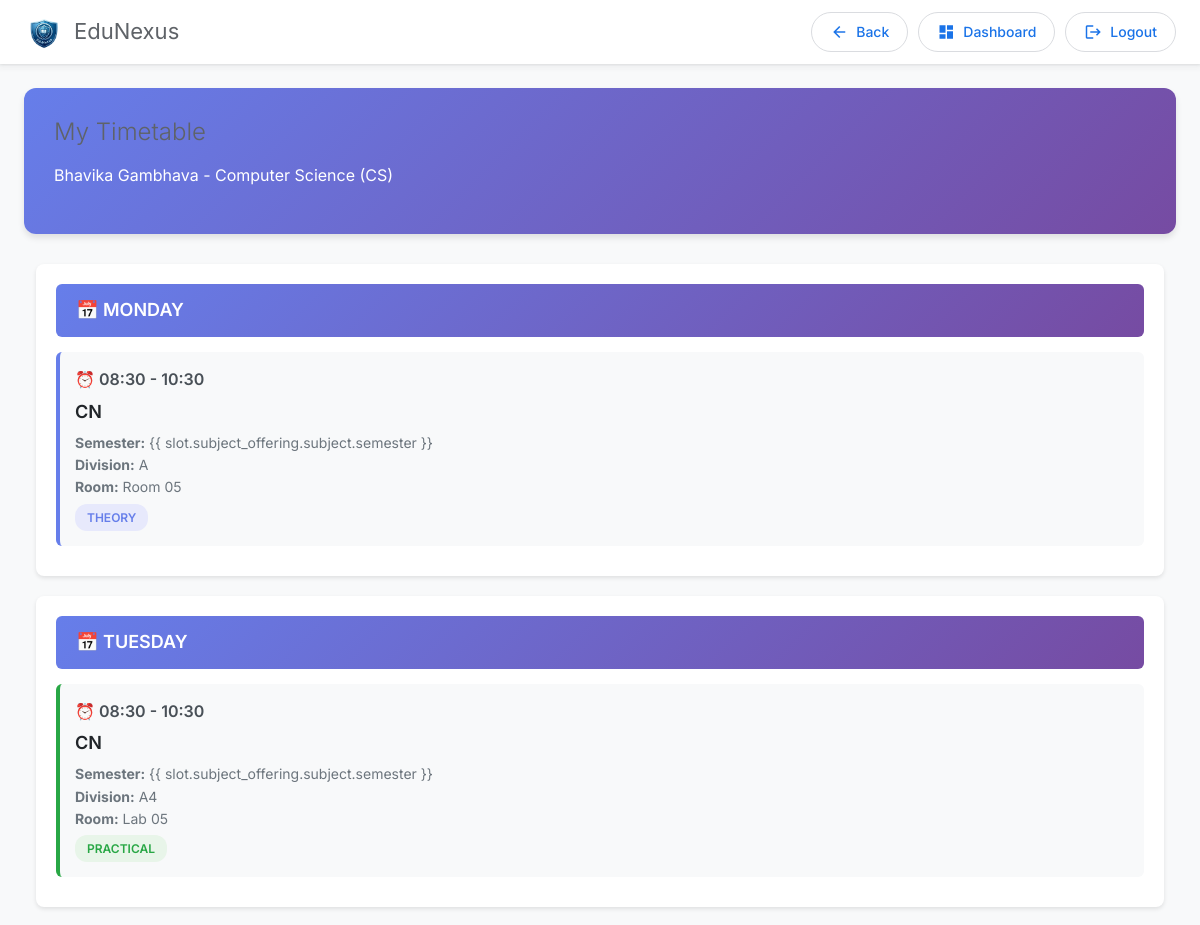
The page /faculty_app/view_timetable/ (signed in, upper part) on the database as committed earlier.
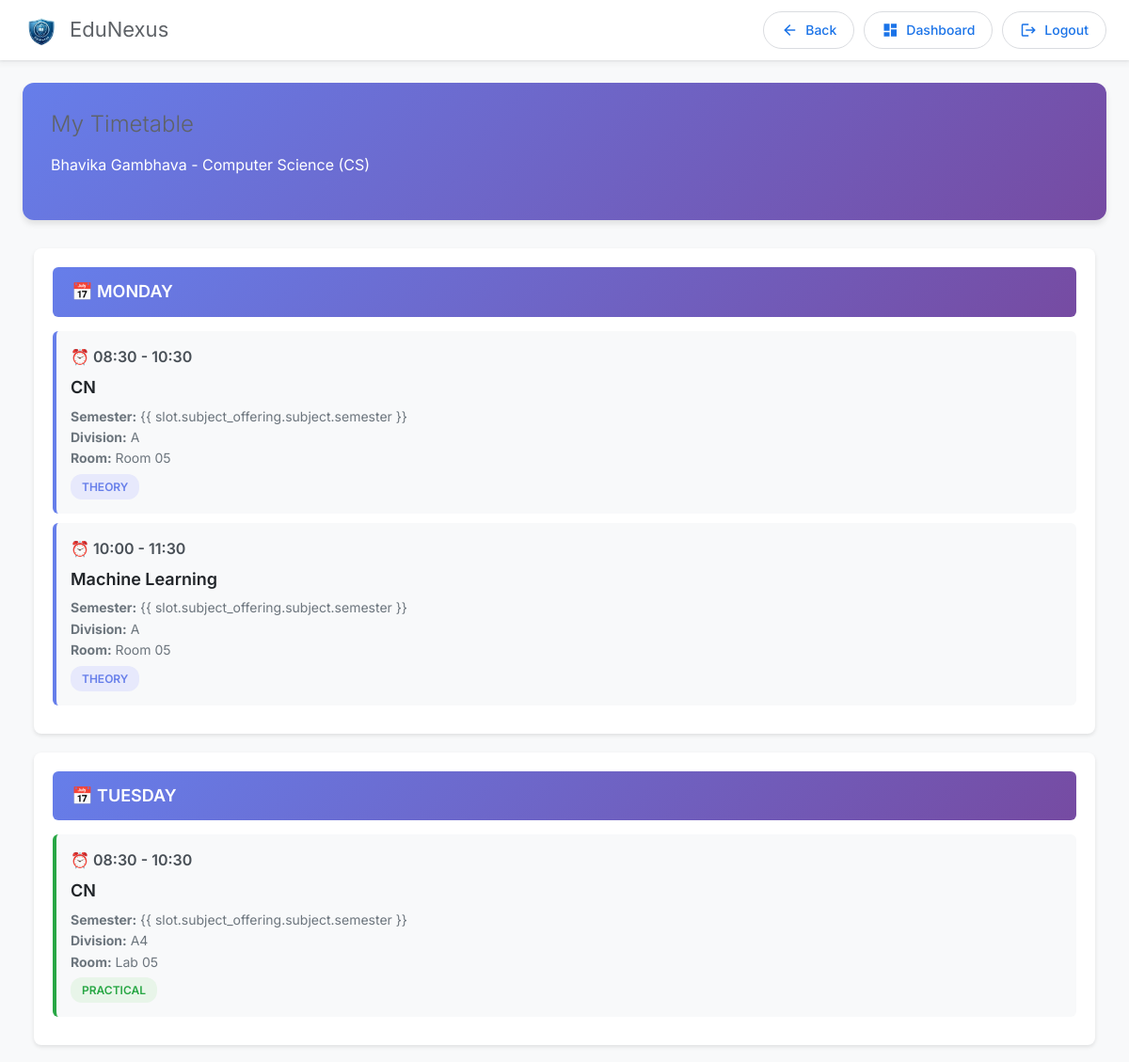
The same page on the database as committed later.
### admin_app/models.py (models this page shows, shortened)
class Timetable(models.Model):
    DAY_CHOICES = [
        ('monday', 'Monday'),
        ('tuesday', 'Tuesday'),
        ('wednesday', 'Wednesday'),
        ('thursday', 'Thursday'),
        ('friday', 'Friday'),
        ('saturday', 'Saturday'),
    ]
    TYPE_CHOICES = [
        ('theory', 'Theory'),
        ('practical', 'Practical'),
        ('tutorial', 'Tutorial'),
    ]
    subject_offering = models.ForeignKey(SubjectOffering, on_delete=models.CASCADE, related_name='timetable_slots')
    day = models.CharField(max_length=20, choices=DAY_CHOICES)
    start_time = models.TimeField()
    end_time = models.TimeField()
    room_number = models.CharField(max_length=20, blank=True, null=True)
    lecture_type = models.CharField(max_length=20, choices=TYPE_CHOICES, default='theory')
    created_at = models.DateTimeField(auto_now_add=True)
    class Meta:
        ordering = ['subject_offering', 'day', 'start_time']

class SubjectOffering(models.Model):
    subject = models.ForeignKey(Subject, on_delete=models.PROTECT, related_name='offerings')
    academic_year = models.CharField(max_length=10)  # e.g., "2025-26"
    division = models.CharField(max_length=5)  # e.g., "A", "B", "C"
    faculty = models.ForeignKey('Faculty', on_delete=models.PROTECT, related_name='teaching_subjects')
    max_students = models.IntegerField(default=60)
    created_at = models.DateTimeField(auto_now_add=True)
    class Meta:
        ordering = ['academic_year', 'subject', 'division']
        unique_together = ['subject', 'academic_year', 'division']

class Subject(models.Model):
    code = models.CharField(max_length=20, unique=True)   # e.g., "23CE610"
    name = models.CharField(max_length=200, unique=True)  # e.g., "ADVANCED COMPUTER ARCHITECTURE"
    credits = models.IntegerField(default=4)
    semester = models.IntegerField(choices=[(i, f"Semester {i}") for i in range(1, 9)])
    is_elective = models.BooleanField(default=False)
    department = models.ForeignKey(Department, on_delete=models.PROTECT, related_name='subjects')
    syllabus_url = models.URLField(blank=True, null=True)
    created_at = models.DateTimeField(auto_now_add=True)
    class Meta:
        ordering = ['semester', 'code']
        unique_together = ['code', 'department']

### faculty_app/views.py (the view)
# urls.py: path("view_timetable/", views.view_timetable, name="view_timetable"),
@faculty_required
def view_timetable(request):
    from admin_app.models import Timetable
    try:
        faculty = Faculty.objects.get(user=request.user)
    except Faculty.DoesNotExist:
        messages.error(request, "Faculty profile not found.")
        return redirect("faculty_app:faculty_dashboard")
    timetable = Timetable.objects.filter(
        subject_offering__faculty=faculty
    ).select_related('subject_offering', 'subject_offering__subject').order_by('day', 'start_time')
    days = ['monday', 'tuesday', 'wednesday', 'thursday', 'friday', 'saturday']
    organized_timetable = {}
    for day in days:
        organized_timetable[day] = timetable.filter(day=day)
    context = {
        'faculty': faculty,
        'organized_timetable': organized_timetable,
        'days': days,
        'timetable_entries': timetable,
    }
    return render(request, "faculty_app/timetable.html", context)

### admin_app/models.py (called while the page is built)
    def __str__(self):
        return f"{self.name} ({self.code})"

### faculty_app/views.py (called while the page is built)
def faculty_required(view_func):
    @wraps(view_func)
    def wrapper(request, *args, **kwargs):
        if not request.user.is_authenticated:
            return redirect("registration:login")  # Redirect unauthenticated users to login page
        if request.user.role == "faculty":
            return view_func(request, *args, **kwargs)
        logout(request)  # Log out unauthorized users
        return redirect("registration:login")  # Redirect unauthorized users
    return wrapper

### project1/context_processors.py (called while the page is built)
def session_timeout(request):
    return {
        'SESSION_TIMEOUT_SECONDS': getattr(settings, 'SESSION_COOKIE_AGE', 1800),
    }

### student_app/templatetags/custom_filters.py (called while the page is built)
@register.filter(name='get_item')
def get_item(dictionary, key):
    if dictionary is None:
        return None
    if hasattr(dictionary, 'get'):
        return dictionary.get(key)
    return None

### faculty_app/templates/faculty_app/timetable.html (shortened to what this page needs)
{% extends 'layout.html' %}
{% load static %}
{% load custom_filters %}
{% block container %}
<div class="timetable-header">
  <h2>My Timetable</h2>
  <p>{{ faculty.name }} - {{ faculty.department }}</p>
</div>
{% if timetable_entries %}
<div class="container-fluid">
  {% for day in days %}
  {% if organized_timetable|get_item:day %}
  <div class="timetable-day">
    <div class="day-header">📅 {{ day|upper }}</div>
    {% for slot in organized_timetable|get_item:day %}
    <div class="slot-card {{ slot.lecture_type }}">
      <div class="slot-time">
        ⏰ {{ slot.start_time|time:"H:i" }} - {{ slot.end_time|time:"H:i" }}
      </div>
      <div class="slot-subject">{{ slot.subject_offering.subject.name }}</div>
      <div class="slot-info">
        <strong>Semester:</strong> {{ slot.subject_offering.subject.semester
        }}<br />
        <strong>Division:</strong> {{ slot.subject_offering.division }}<br />
        {% if slot.room_number %}
        <strong>Room:</strong> {{ slot.room_number }}<br />
        {% endif %}
      </div>
      <span class="slot-type-badge badge-{{ slot.lecture_type }}">
        {{ slot.get_lecture_type_display }}
      </span>
    </div>
    {% endfor %}
  </div>
  {% else %}
  <div class="timetable-day">
    <div class="day-header">📅 {{ day|upper }}</div>
    <div class="empty-day">No classes scheduled</div>
  </div>
  {% endif %}
  {% endfor %}
</div>
{% else %}
<div class="no-timetable">
  <h5>No Timetable Assigned</h5>
  <p>Your timetable has not been created yet. Please contact administration.</p>
</div>
{% endif %}
{% endblock %}

Rows that differ between the two databases and show on the page:
added Timetable: start_time "10:00", end_time "11:30", subject_offering.subject.name "Machine Learning", subject_offering.division "A", room_number "Room 05", lecture_type "THEORY", shown under "MONDAY"
